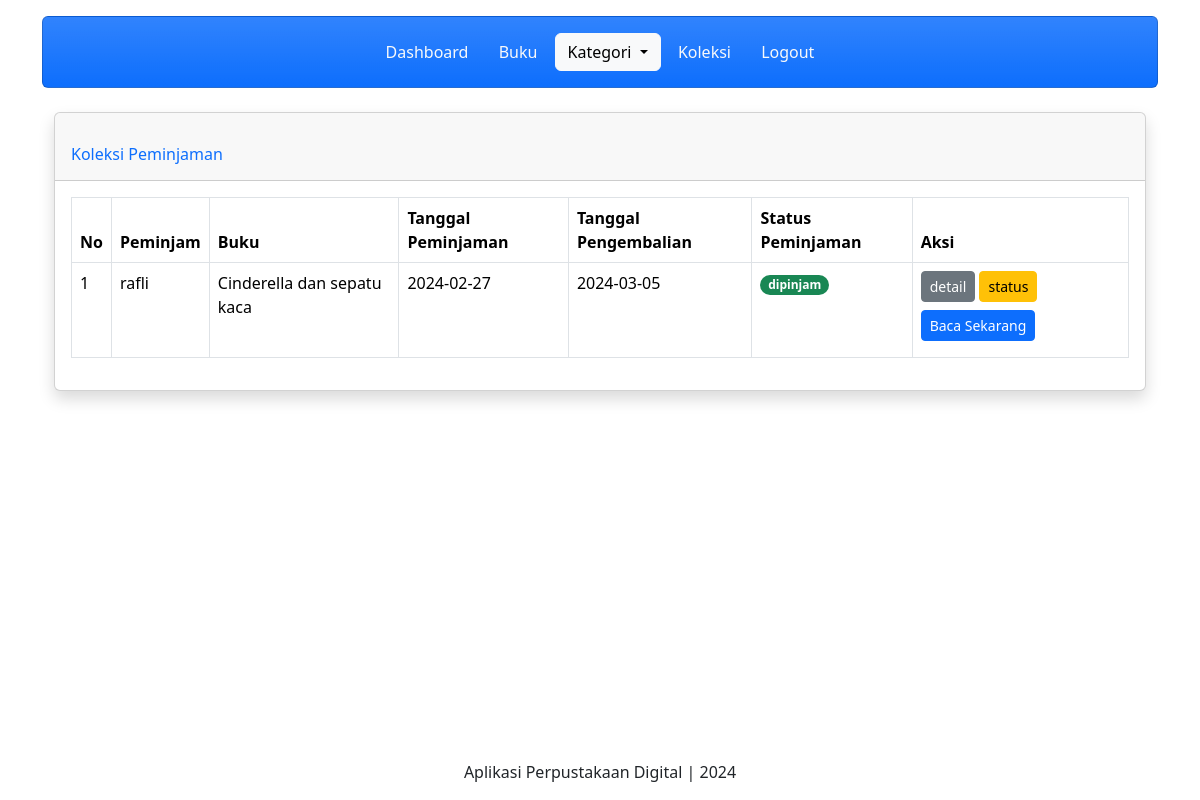
The app's page /peminjam/kol.php (signed in) with its own data.
### tables this page shows
CREATE TABLE `peminjaman` (
  `id_peminjaman` int(11) NOT NULL,
  `id_user` int(11) NOT NULL,
  `id_buku` int(11) NOT NULL,
  `tanggal_peminjaman` date NOT NULL,
  `tanggal_pengembalian` date NOT NULL,
  `status_peminjaman` enum('proses','dipinjam','dikembalikan') NOT NULL
);

CREATE TABLE `user` (
  `id_user` int(11) NOT NULL,
  `username` varchar(255) NOT NULL,
  `password` varchar(255) NOT NULL,
  `email` varchar(255) NOT NULL,
  `nis` varchar(20) NOT NULL,
  `nama_lengkap` varchar(255) NOT NULL,
  `alamat` text NOT NULL,
  `level` enum('admin','petugas','peminjam') NOT NULL
);

CREATE TABLE `buku` (
  `id_buku` int(11) NOT NULL,
  `id_kategori` int(11) NOT NULL,
  `judul` varchar(255) NOT NULL,
  `penulis` varchar(255) NOT NULL,
  `foto` varchar(100) NOT NULL,
  `buku` varchar(200) NOT NULL,
  `penerbit` varchar(255) NOT NULL,
  `tahun_terbit` int(11) NOT NULL,
  `deskripsi` varchar(1000) NOT NULL
);

### peminjam/kol.php (the view, shortened to what this page needs)
<!DOCTYPE html>
<html lang="en">
<head>
    <link href="https://cdn.jsdelivr.net/npm/bootstrap@5.3.2/dist/css/bootstrap.min.css" rel="stylesheet"
>
    <link rel="stylesheet" href="https://cdn.jsdelivr.net/npm/bootstrap-icons@1.11.3/font/bootstrap-icons.min.css">
    <link rel="stylesheet" href="bootstrap/css/bootstrap.min.css">
</head>
<body>
    <div class="container">
        <div class="content mt-3">
            <div class="card bg-primary bg-gradient text-center">
                <div class="card-body">
                    <a href="index.php" class="btn text-light">Dashboard</a>
                    <a href="buku.php" class="btn text-light">Buku</a>
                    <button class="btn btn-light dropdown-toggle" type="button" data-bs-toggle="dropdown"
                        aria-expanded="false">
                        Kategori
                    </button>
                     <a href="koleksi.php" class="btn text-light">Koleksi</a>
                    <a href="../logout.php" class="btn text-light">Logout</a>
                </div>
            </div>
        </div>
        <div class="container-fluid">
            <br>
            <div class="card shadow mb-4">
                <div class="card-header py-3">
                    <h6 class="m-0 font-weight-bold text-primary mt-3">Koleksi Peminjaman</h6>
                </div>
                <div class="card-body">
                    <div class="table-responsive">
                        <table class="table table-bordered" id="dataTable" width="100%" cellspacing="0">
                            <thead>
                                <tr>
                                    <th>No</th>
                                    <th>Peminjam</th>
                                    <th>Buku</th>
                                    <th>Tanggal Peminjaman</th>
                                    <th>Tanggal Pengembalian</th>
                                    <th>Status Peminjaman</th>
                                    <th>Aksi</th>
                                </tr>
                            </thead>
                            <tbody>
                                <?php
                                include('../koneksi/koneksi.php');
                                $no = 1;
                                $id_user = $_SESSION['id_user'];
                                $query = mysqli_query($koneksi, "SELECT * FROM peminjaman, buku, user
                                 WHERE peminjaman.id_user = user.id_user
                                 AND peminjaman.id_buku = buku.id_buku
                                 AND peminjaman.id_user = $id_user
                                 ORDER BY tanggal_peminjaman ASC");
                                while ($row = mysqli_fetch_array($query)) {
                                    if ($row['status_peminjaman'] == 'dipinjam') {
                                        $color = "text-bg-success";
                                    } elseif ($row['status_peminjaman'] == 'dikembalikan') {
                                        $color = "text-bg-warning";
                                    } elseif ($row['status_peminjaman'] == 'telat') {
                                        $color = "text-bg-danger";
                                    }
                                ?>
                                <tr>
                                    <td><?php echo $no++; ?></td>
                                    <td><?php echo $row['nama_lengkap']; ?></td>
                                    <td><?php echo $row['judul']; ?></td>
                                    <td><?php echo $row['tanggal_peminjaman']; ?></td>
                                    <?php if ($row['status_peminjaman'] == 'telat') { ?>
                                    <td class="text text-danger"><?php echo $row['tanggal_pengembalian']; ?></td>
                                    <?php } else { ?>
                                    <td><?php echo $row['tanggal_pengembalian']; ?></td>
                                    <?php } ?>
                                    <td><span
                                            class="badge rounded-pill <?= $color; ?>"><?php echo $row['status_peminjaman']; ?></span>
                                    </td>
                                    <td>
                                        <a href="" data-bs-toggle="modal"
                                            data-bs-target="#modalDetailGenerate<?php echo $row['id_peminjaman']; ?>"
                                            class="btn btn-secondary btn-sm">detail</a>
                                        <?php
                                            if ($row['status_peminjaman'] != 'dikembalikan') {
                                            ?><a href="" class="btn btn-warning btn-sm" data-bs-toggle="modal"
                                            data-bs-target="#updateStatus<?= $row['id_peminjaman']; ?>">status</a>
                                        <?php
                                            } elseif ($row['status_peminjaman'] == 'dikembalikan') {
                                            ?>
                                        <a href="proses/hapus-koleksi.php?id_peminjaman=<?php echo $row['id_peminjaman']; ?>"
                                            onclick="return confirm('yakin untuk dihapus?');"
                                            class="btn btn-danger btn-sm">hapus</a>
                                        <?php
                                            }
                                            ?>
                                        <?php
                                            if ($row['status_peminjaman'] != 'dikembalikan') {
                                            ?>
                                        <a href="baca_sekarang.php?id_buku=<?php echo $row['id_buku']; ?>"
                                            class="btn btn-primary my-2 btn-sm">Baca Sekarang</a>
                                        <?php
                                            }
                                            ?>
                                    </td>
                                </tr>
                                <?php  } ?>
                            </tbody>
                        </table>
                    </div>
                </div>
            </div>
        </div>
        <div class="content mt-3 fixed-bottom bg-white">
            <p class="text-center"> Aplikasi Perpustakaan Digital | 2024 </p>
        </div>
</body>
</html>

### records on screen
peminjaman: id_user.nama_lengkap "rafli", id_buku.judul "Cinderella dan sepatu kaca", tanggal_peminjaman "2024-02-27", tanggal_pengembalian "2024-03-05", status_peminjaman "dipinjam"
